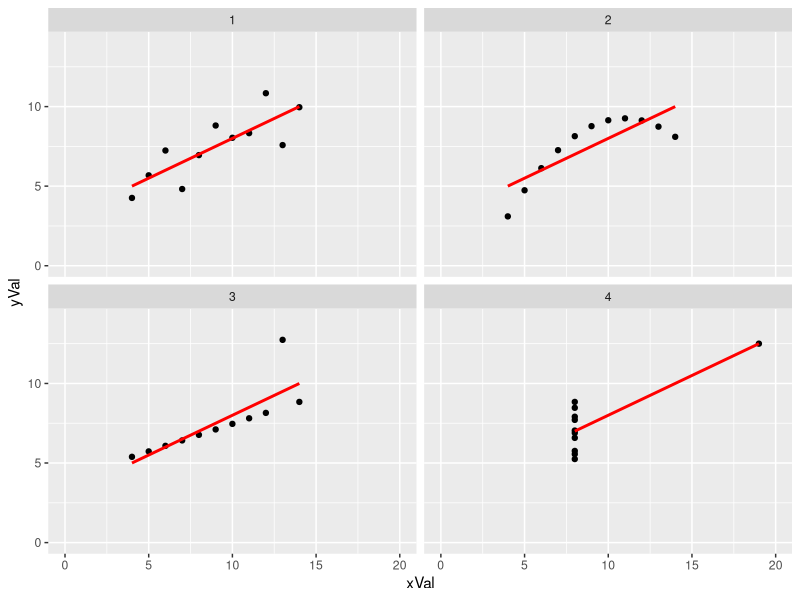
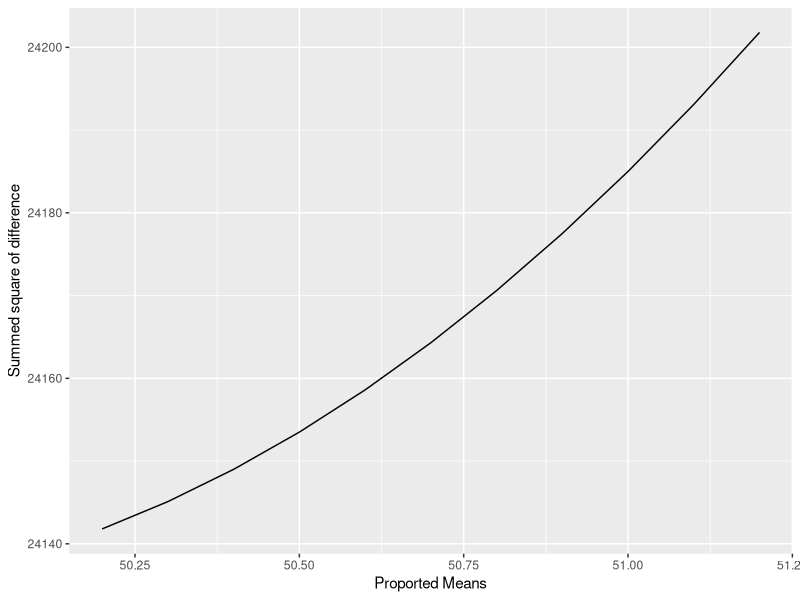
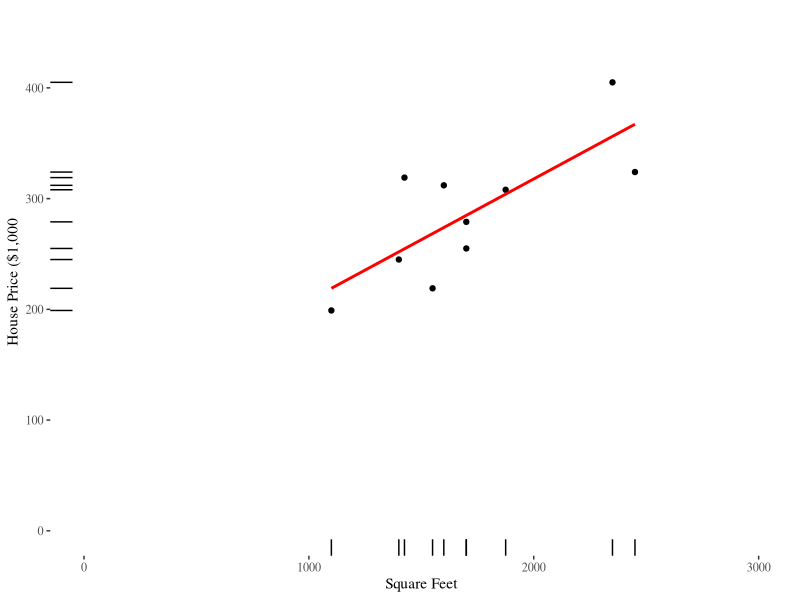
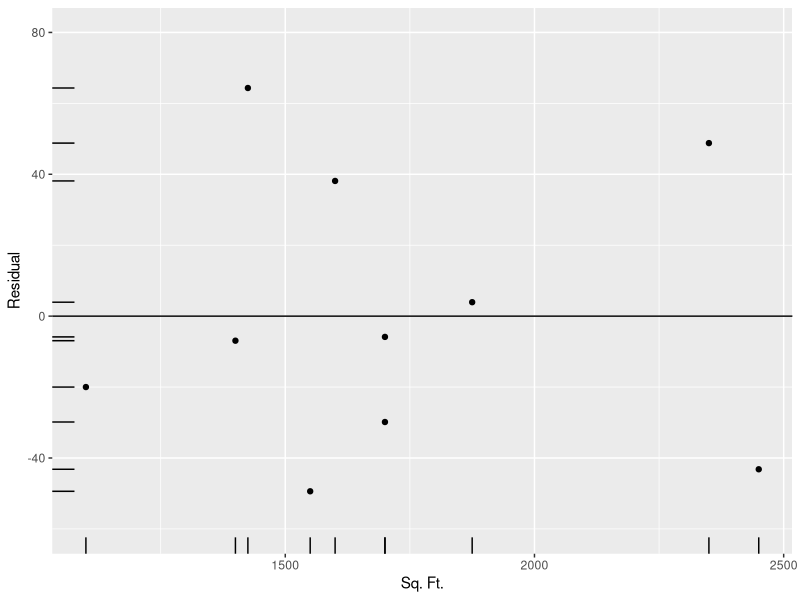

These figures' R source, in order:
## ---- chunk 1
library(tufte)
require(dplyr)
require(tidyr)
require(ggplot2)
require(ggthemes)
require(knitr)
require(tibble)
require(gridExtra)
require(grid)

# invalidate cache when the tufte version changes
knitr::opts_chunk$set(tidy = FALSE, cache.extra = packageVersion('tufte'))
options(htmltools.dir.version = FALSE)
## ---- chunk 2
mydata=with(anscombe,data.frame(xVal=c(x1,x2,x3,x4), yVal=c(y1,y2,y3,y4), mygroup=gl(4,nrow(anscombe))))
ds1 <- select(anscombe,contains("1"))
ds2 <- select(anscombe,contains("2"))
ds3 <- select(anscombe,contains("3"))
ds4 <- select(anscombe,contains("4"))
ds <- bind_cols(ds1,ds2,ds3,ds4)
colnames(ds) <- c("DS1_x", "DS1_y","DS2_x", "DS2_y","DS3_x", "DS3_y","DS4_x", "DS4_y")
kable(ds)

## ---- chunk 3
mydata=with(anscombe,data.frame(xVal=c(x1,x2,x3,x4), yVal=c(y1,y2,y3,y4), mygroup=gl(4,nrow(anscombe))))
# aggregate(.~mygroup,data=mydata,mean)
# aggregate(.~mygroup,data=mydata,sd)
# aggregate(.~mygroup,data=mydata,var)
# aggregate(.~mygroup,data=mydata,cor(xVal,yVal))
ds1 <- select(anscombe,contains("1"))
ds2 <- select(anscombe,contains("2"))
ds3 <- select(anscombe,contains("3"))
ds4 <- select(anscombe,contains("4"))
ds <- bind_cols(ds1,ds2,ds3,ds4)
colnames(ds) <- c("DS1_x", "DS1_y","DS2_x", "DS2_y","DS3_x", "DS3_y","DS4_x", "DS4_y")
mygrp <- group_by(mydata, mygroup)
ds_x_means <- summarize(mygrp,mean(xVal) )
ds_y_means <- summarize(mygrp,mean(yVal) )
ds_x_var <- summarize(mygrp,var(xVal) )
ds_y_var <- summarize(mygrp,var(yVal) )

ds_cor <- summarize(mygrp, cor(xVal, yVal))
colnames(ds_cor) <- c("mygroup", "cor")
ds_cor <- as.data.frame(ds_cor)
ds_means <- right_join(ds_x_means,ds_y_means, by = "mygroup")
ds_var <- right_join(ds_x_var,ds_y_var, by = "mygroup")
ds_sum1 <- right_join( ds_means, ds_var, by = "mygroup")
ds_sum1 <- right_join(ds_sum1, ds_cor, by ='mygroup')
colnames(ds_sum1) <- c("Dataset", "Mean_x", "Mean_y", "Var_x", "Var_y", "Cor")
ds_sum1$Mean_y <- round(ds_sum1$Mean_y,2)
ds_sum1$Var_y <- round(ds_sum1$Var_y,2)
ds_sum1$Cor <- round(ds_sum1$Cor,2)
kable(ds_sum1)
## ---- chunk 4

ggplot(mydata,aes(x=xVal, y=yVal)) + geom_point() + xlim(0,20) + ylim(0,14) + facet_wrap(~mygroup) +
  stat_smooth(method = "lm", col = "red", se=FALSE) 
## ---- chunk 5

library(tufte)
require(dplyr)
require(tidyr)
require(ggplot2)
require(ggthemes)
require(knitr)
require(tibble)
library(tufte)
require(dplyr)
require(tidyr)
require(ggplot2)
require(ggthemes)
require(knitr)
require(tibble)
set.seed(1001)
a <- tibble(a=sample(1:101,30))
a1 <- tibble(a1=50.2,b=sum((a-50.2)^2))
a2 <- tibble(a1=50.3,b=sum((a-50.3)^2))
a3 <- tibble(a1=50.4,b=sum((a-50.4)^2))
a4 <- tibble(a1=50.5,b=sum((a-50.5)^2))
a5 <- tibble(a1=50.6,b=sum((a-50.6)^2))
a6 <- tibble(a1=50.7,b=sum((a-50.7)^2))
a7 <- tibble(a1=50.8,b=sum((a-50.8)^2))
a8 <- tibble(a1=50.9,b=sum((a-50.9)^2))
a9 <- tibble(a1=51.0,b=sum((a-51)^2))
a10 <- tibble(a1=51.1,b=sum((a-51.1)^2))
a11 <- tibble(a1=51.2,b=sum((a-51.2)^2))

a_all <- bind_rows(a1,a2,a3,a4,a5,a6,a7,a8,a9,a10,a11)


## ---- chunk 6
ggplot(a_all, aes(x=a1, y=b)) + geom_line() +
  xlab("Proported Means") + ylab("Summed square of difference")

## ---- chunk 7
a <- tibble(c(245,312,279,308,199,219,405,324,319,255))
b <- tibble(c(1400,1600,1700,1875,1100,1550,2350,2450,1425,1700))
c <- as.data.frame(bind_cols(a,b))
colnames(c) <- c("House Price", "Sq. Ft.")
kable(c, col.names = c("House Price in $1000s (Y)", "Square Feet (X)"),caption = "Housing Data")
## grid.arrange(tableGrob(c))

## ---- chunk 8
plot1 <- ggplot(c, (aes(x=b, y=a))) + geom_point() + xlab("Square Feet") + ylab("House Price ($1,000") + theme_tufte() +xlim(0,3000) +ylim(0,450) + geom_rug()
c <- as.data.frame(c)
colnames(c) <- c("a", "b")
total<-anova(lm(c$a ~ c$b, data=c))
coeff <- lm(c$a ~ c$b, data=c)
##grid.arrange(
##  plot1,
##  tableGrob(round(coeff$coefficients,4)),
##    tableGrob(round(total,3)),
##  nrow = 3)


## ---- chunk 9
ggplot(c, (aes(x=b, y=a))) + geom_point() + xlab("Square Feet") + geom_rug() + ylab("House Price ($1,000") + theme_tufte() +
  stat_smooth(method = "lm", col = "red", se=FALSE) +xlim(0,3000) +ylim(0,450) 
## ---- chunk 10
a <- tibble(c(245,312,279,308,199,219,405,324,319,255))
b <- tibble(c(1400,1600,1700,1875,1100,1550,2350,2450,1425,1700))
c <- bind_cols(a,b)
# 
# kable(c, col.names = c("House Price in $1000s (Y)", "Square Feet (X)"),caption = "Housing Data")

a <- tibble(a= c(245,312,279,308,199,219,405,324,319,255))
b <- tibble(b= c(1400,1600,1700,1875,1100,1550,2350,2450,1425,1700))
c <- bind_cols(a,b)
d <- c %>% 
  mutate(d=98.24833+.10977*b) %>% 
  mutate(e=a-d)

kable(d, caption = "Residual Analysis", col.names = c("House Price in $1000s", "Square Feet (X)", "Predicted Price", "Residual"))
ggplot(d, aes(x=b,y=e)) + geom_point() + ylim(-60,80)+ geom_hline(yintercept = 0) + xlab("Sq. Ft.") + ylab("Residual") + geom_rug()
